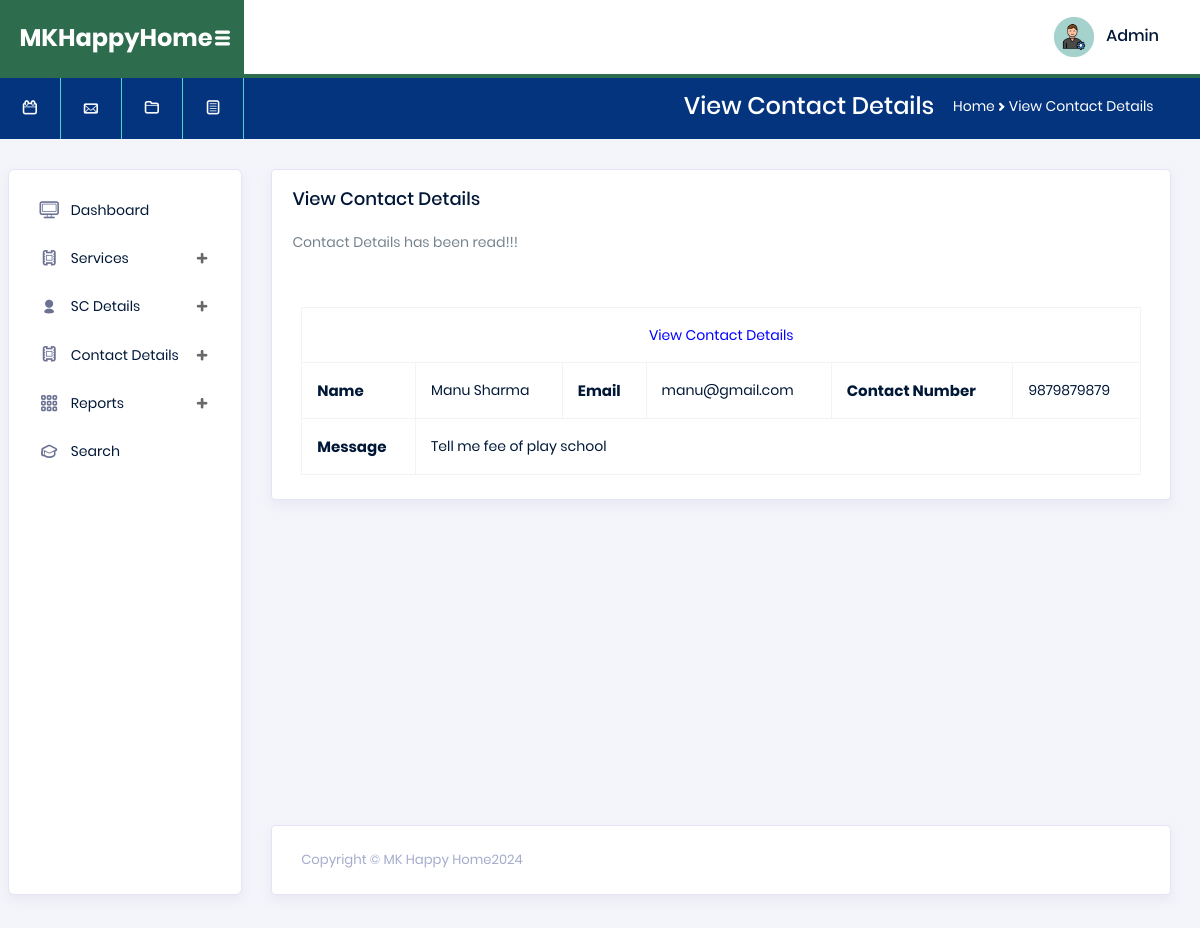
The app's page /admin/view-enquiry.php?viewid=1 (signed in) with its own data.
### tables this page shows
CREATE TABLE `tblcontact` (
  `ID` int(10) NOT NULL,
  `FirstName` varchar(200) DEFAULT NULL,
  `LastName` varchar(200) DEFAULT NULL,
  `Email` varchar(200) DEFAULT NULL,
  `Phone` bigint(10) DEFAULT NULL,
  `Message` mediumtext DEFAULT NULL,
  `Contact DetailsDate` timestamp NOT NULL DEFAULT current_timestamp(),
  `IsRead` int(5) DEFAULT NULL
);

### admin/view-enquiry.php (the view, shortened to what this page needs)
<?php session_start();
include('includes/config.php');
if(strlen($_SESSION['aid'])==0)
  {
header('location:index.php');
}
else{
$vid=$_GET['viewid'];
  ?>
<!DOCTYPE html>
<html lang="en">
<head>
  <link rel="stylesheet" href="vendors/typicons/typicons.css">
  <link rel="stylesheet" href="vendors/css/vendor.bundle.base.css">
  <link rel="stylesheet" href="css/vertical-layout-light/style.css">
</head>
<body>
  <div class="container-scroller">
    <?php include_once('includes/header.php');?>
    <nav class="navbar-breadcrumb col-xl-12 col-12 d-flex flex-row p-0">
      <div class="navbar-links-wrapper d-flex align-items-stretch">
        <div class="nav-link">
          <a href="javascript:;"><i class="typcn typcn-calendar-outline"></i></a>
        </div>
        <div class="nav-link">
          <a href="javascript:;"><i class="typcn typcn-mail"></i></a>
        </div>
        <div class="nav-link">
          <a href="javascript:;"><i class="typcn typcn-folder"></i></a>
        </div>
        <div class="nav-link">
          <a href="javascript:;"><i class="typcn typcn-document-text"></i></a>
        </div>
      </div>
      <div class="navbar-menu-wrapper d-flex align-items-center justify-content-end">
        <ul class="navbar-nav mr-lg-2">
          <li class="nav-item ml-0">
            <h4 class="mb-0">View Contact Details</h4>
          </li>
          <li class="nav-item">
            <div class="d-flex align-items-baseline">
              <p class="mb-0">Home</p>
              <i class="typcn typcn-chevron-right"></i>
              <p class="mb-0">View Contact Details</p>
            </div>
          </li>
        </ul>
      </div>
    </nav>
    <div class="container-fluid page-body-wrapper">
     <?php include_once('includes/sidebar.php');?>
      <div class="main-panel">
        <div class="content-wrapper">
          <div class="row">
            <div class="col-md-12">
              <div class="card">
                <h4 class="card-title" style="padding-left: 20px; padding-top: 20px;">View Contact Details</h4>
                  <p class="card-description" style="padding-left: 20px;">
                    Contact Details has been read!!!
                  </p>
                <div class="table-responsive pt-3">
                  <div class="card-body">
<?php
$ret=mysqli_query($con,"select * from tblcontact where ID=$vid");
$cnt=1;
while ($row=mysqli_fetch_array($ret)) {
?>
<table class="table table-bordered mg-b-0" style="font-size: 20px;">
                                   <tr style="color: blue;font-size: 20px;text-align: center;"><td colspan="6">View Contact Details</td></tr>
                <tr>
    <th scope style="font-size: 15px;">Name</th>
    <td><?php  echo $row['FirstName'];?> <?php  echo $row['LastName'];?></td>
    <th style="font-size: 15px;" scope>Email</th>
    <td><?php  echo $row['Email'];?></td>
   <th style="font-size: 15px;" scope>Contact Number</th>
    <td><?php  echo $row['Phone'];?></td>
                </tr>
                <tr>
    <th style="font-size: 15px;">Message</th>
    <td colspan="5"><?php  echo $row['Message'];?></td>
  </tr>
              </table><?php $cnt=$cnt+1;} ?>
                </div>
                </div>
              </div>
            </div>
          </div>
        </div>
        <?php include_once('includes/footer.php');?>
      </div>
    </div>
  </div>
</body>
</html>
</html>
<?php } ?>

### admin/includes/header.php (shortened to what this page needs)
<nav class="navbar col-lg-12 col-12 p-0 fixed-top d-flex flex-row">
      <div class="navbar-brand-wrapper d-flex justify-content-center">
        <div class="navbar-brand-inner-wrapper d-flex justify-content-between align-items-center w-100">
          <a class="navbar-brand brand-logo" href="dashboard.php"><strong style="color: white;">MKHappyHome</strong></a>
          <button class="navbar-toggler navbar-toggler align-self-center" type="button" data-toggle="minimize">
            <span class="typcn typcn-th-menu"></span>
          </button>
        </div>
      </div>
      <div class="navbar-menu-wrapper d-flex align-items-center justify-content-end">
        <ul class="navbar-nav mr-lg-2">
          <li class="nav-item nav-profile dropdown">
            <a class="nav-link" href="#" data-toggle="dropdown" id="profileDropdown">
              <img src="images/faces/face5.jpg" alt="profile"/>
              <?php
$adid=$_SESSION['aid'];
$ret=mysqli_query($con,"select AdminName from tbladmin where ID='$adid'");
$row=mysqli_fetch_array($ret);
$name=$row['AdminName'];
?>
              <span class="nav-profile-name"><?php echo $name; ?></span>
            </a>
          </li>
        </ul>
      </div>
    </nav>

### records on screen
tblcontact: FirstName "Manu", LastName "Sharma", Email "manu@gmail.com", Phone "9879879879", Message "Tell me fee of play school"

### other values on screen
$name "Admin"
